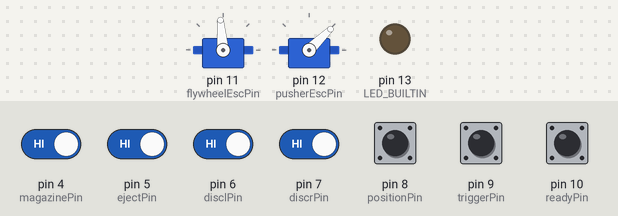
A sketch run on a simulated Arduino Uno, built with avr-gcc and run on an emulated ATmega328P. Shown: 2 × servo, output pins drawn as LEDs (lit = HIGH). Inputs (shaded band) come from the test bench; at power-on: pin 4 (magazinePin), pin 5 (ejectPin), pin 6 (disclPin), pin 7 (discrPin), pin 8 (positionPin), pin 9 (triggerPin), pin 10 (readyPin) HIGH.

Above: at 1.2 s.
1.3 s: pin 8 (positionPin) pulled LOW for 0.15 s
At 1.37 s:
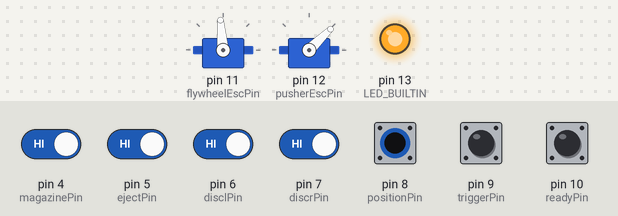
2.9 s: pin 4 (magazinePin) driven LOW and pin 5 (ejectPin) driven LOW and pin 6 (disclPin) driven LOW and pin 7 (discrPin) driven LOW and pin 8 (positionPin) driven LOW
At 3.8 s:
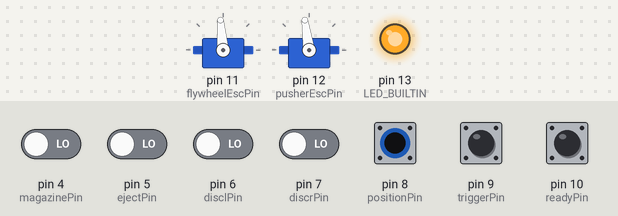
4.4 s: pin 9 (triggerPin) pulled LOW for 0.15 s
At 4.68 s:
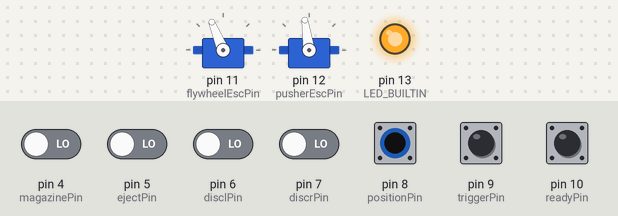
6.3 s: pin 4 (magazinePin) driven HIGH
At 7.5 s:
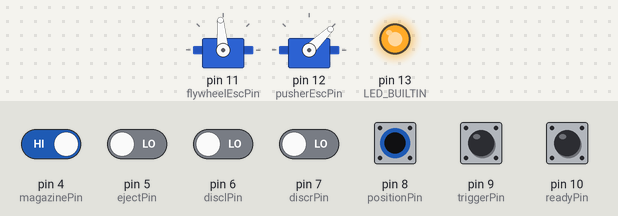
7.8 s: pin 4 (magazinePin) driven LOW
At 8.8 s:
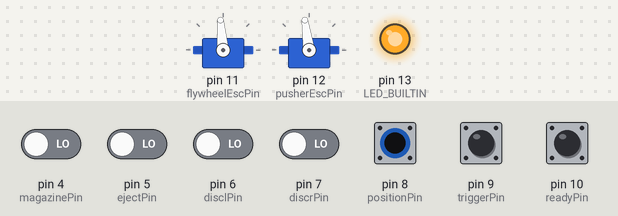
Timing chart, 0 to 10.3 s (numbered marks = the images above; inputs shaded):
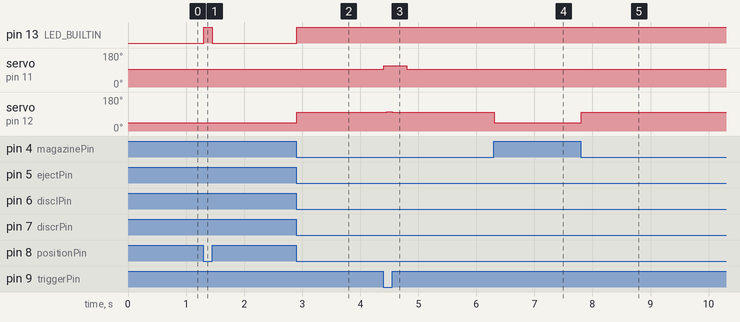

Measured:
- after the input at 1.3 s, pin 13 (LED_BUILTIN): LOW → HIGH at once, → LOW 0.15 s later
- after the input at 2.9 s, pin 13 (LED_BUILTIN): LOW → HIGH at once; servo on pin 12 (pusherEscPin): 44° → 98° at once
- after the input at 4.4 s, servo on pin 11 (flywheelEscPin): 95° → 112° at once, → 95° 0.40 s later; servo on pin 12 (pusherEscPin): 98° → 101° after 0.05 s, → 98° 0.10 s later
- after the input at 6.3 s, servo on pin 12 (pusherEscPin): 98° → 44° at once
- after the input at 7.8 s, servo on pin 12 (pusherEscPin): 44° → 98° at once

The sketch:

Nitron-FCB.ino
```cpp
/*
 * Nerf Vortex Nitron - Brushless Fire Control v0.9.3
 */
#include <Servo.h>

// ESC pulse lengths in uS
const int pusherRunPulse = 1590;    // normal run
const int pusherReturnPulse = 1550; // minimum run
const int pusherStopPulse = 1000;   // maximum brake

const int flywheelRunPulse = 1700;  // normal run
const int flywheelStopPulse = 1520; // coast

// Timers for flywheel in mS
const int flywheelSpoolTime = 50;  // 0.05 seconds
const int flywheelRunTime = 250;    // 0.25 seconds

// Button debounce timer, in mS
const int debounceDelay = 5;

// Shot queue depth for each mode
const uint8_t shotCount[] = {1, 3, 255};

// Arduino pin configuration
const int flywheelRpmPin = 2;
const int pusherRpmPin = 3;
const int magazinePin = 4;
const int ejectPin = 5;
const int disclPin = 6;
const int discrPin = 7;
const int positionPin = 8;
const int triggerPin = 9;
const int readyPin = 10;
const int flywheelEscPin = 11;
const int pusherEscPin = 12;

// ESCs are operated via the Servo library.
Servo flywheel;
Servo pusher;

// global variables
bool magazinePinState = 0;
bool ejectPinState = 0;
bool disclPinState = 0;
bool discrPinState = 0;
bool positionPinState = 0;
bool triggerPinState = 0;
bool readyPinState = 0;
unsigned int shotMode = 0;
unsigned int shotsRemaining = 0;
unsigned long flywheelStartTime = 0;
unsigned long flywheelTimer = 0;
int pusherPulse = 1520;
int flywheelPulse = 1520;

void setup() {
  /*
   * This is the setup function which should initialize
   * all additional required features and functions.
   */

  pinMode(flywheelRpmPin, INPUT_PULLUP);
  pinMode(pusherRpmPin, INPUT_PULLUP);
  pinMode(magazinePin, INPUT_PULLUP);
  pinMode(ejectPin, INPUT_PULLUP);
  pinMode(disclPin, INPUT_PULLUP);
  pinMode(discrPin, INPUT_PULLUP);
  pinMode(positionPin, INPUT_PULLUP);
  pinMode(triggerPin, INPUT_PULLUP);
  pinMode(readyPin, INPUT_PULLUP);
  flywheel.attach(flywheelEscPin);
  flywheel.writeMicroseconds(flywheelPulse);
  pusher.attach(pusherEscPin);
  pusher.writeMicroseconds(pusherPulse);

  pinMode(LED_BUILTIN, OUTPUT);
}

void loop() {
  /*
   * This is the primary loop.
   */

  magazinePinState = debounceInput(magazinePin);
  ejectPinState    = debounceInput(ejectPin);
  disclPinState    = debounceInput(disclPin);
  discrPinState    = debounceInput(discrPin);
  positionPinState = debounceInput(positionPin);
  triggerPinState  = debounceInput(triggerPin);
  readyPinState    = debounceInput(readyPin);

  pusherControl();
  flywheelControl();
  fireControl();
  modeSelection();

  if (positionPinState) {
    digitalWrite(LED_BUILTIN, HIGH);
  } else {
    digitalWrite(LED_BUILTIN, LOW);
  }
}

bool debounceInput(int pin) {
  /*
   * To debounce inputs, we'll use some static arrays to
   * store information on which pin is being checked.
   *
   * We also need to invert the raw switch values since
   * using INPUT_PULLUP inverts our results.
   */

  static unsigned long timer[22] = {0};
  static bool lastState[22] = {0};
  static bool currentState[22] = {0};

  bool liveValue = !digitalRead(pin);

  if (liveValue != lastState[pin]) {
    timer[pin] = millis();
    lastState[pin] = liveValue;
  }

  if (millis() - timer[pin] >= debounceDelay) {
    currentState[pin] = liveValue;
  }

  return currentState[pin];
}

void pusherControl() {
  /*
   * Operate the pusher motor if we need to retract it,
   * or if we're sending off a shot and the flywheel is spun up.
   *
   * Failing to chamber a new round in time, disc eject, or magazine removal forces an automatic stop.
   */

  if (ejectPinState && magazinePinState) {
    if (positionPinState) {
      if (shotsRemaining) {
        if (disclPinState && discrPinState && flywheelStartTime && millis() - flywheelStartTime >= flywheelSpoolTime) {
          pusherPulse = pusherRunPulse;
        }
      } else {
        pusherPulse = pusherReturnPulse;
      }
    } else {
      if (shotsRemaining) {
        if (flywheelStartTime && millis() - flywheelStartTime >= flywheelSpoolTime) {
          if (shotsRemaining == 1 && shotMode >= 1) { // Back off the pusher speed early for the last shot
            pusherPulse = pusherReturnPulse;
          } else {
            pusherPulse = pusherRunPulse;
          }
        }

        if(!disclPinState && !discrPinState) { // Should be OR, and have a delay timer
          pusherPulse = pusherStopPulse;
        }
      } else {
        pusherPulse = pusherStopPulse;
      }
    }
  } else {
    pusherPulse = pusherStopPulse;
  }

  pusher.writeMicroseconds(pusherPulse);
}

void flywheelControl() {
  /*
   * Start the flywheel on either trigger,
   * Save the initial spool-up time.
   * Maintain flywheel speed for a minimum run time
   * Disc eject or magazine removal forces an automatic stop.
   */

  if ((shotsRemaining || readyPinState) && ejectPinState && magazinePinState){
    if (flywheelStartTime == 0) {
      flywheelStartTime = millis(); // Save the initial spool-up time.
    }
    flywheelTimer = millis(); // Reset the timer.
    flywheelPulse = flywheelRunPulse;
  }

  if (millis() - flywheelTimer >= flywheelRunTime || !ejectPinState || !magazinePinState) {
    flywheelPulse = flywheelStopPulse;
    flywheelStartTime = 0;
  }

  flywheel.writeMicroseconds(flywheelPulse);
}

void fireControl() {
  /*
   * Track trigger and chamber states, count off rounds as they go out.
   * Trigger release, disc eject, or magazine removal forces an automatic zeroing of the queue.
   */

  static bool lastTriggerPinState = 0;
  static bool lastpositionPinState = 0;

  if (triggerPinState && !lastTriggerPinState && ejectPinState && magazinePinState) {
    shotsRemaining = shotCount[shotMode];
  }

  if (shotsRemaining && !lastpositionPinState && positionPinState) {
    shotsRemaining--;
  }

  if (!triggerPinState || !ejectPinState || !magazinePinState) {
    shotsRemaining = 0;
  }

  lastTriggerPinState = triggerPinState;
  lastpositionPinState = positionPinState;
}

void modeSelection() {
  /*
   * Select fire mode via triggers while disk eject is pulled back.
   */

  static bool lastTriggerPinState = 0;
  static bool lastReadyPinState = 0;

  if (!ejectPinState) {
    if (triggerPinState && !lastTriggerPinState) {
      if (shotMode < sizeof(shotCount)-1) {
        shotMode++;
      }
    }

    if (readyPinState && !lastReadyPinState) {
      if (shotMode > 0) {
        shotMode--;
      }
    }
  }

  lastTriggerPinState = triggerPinState;
  lastReadyPinState = readyPinState;
}
```
